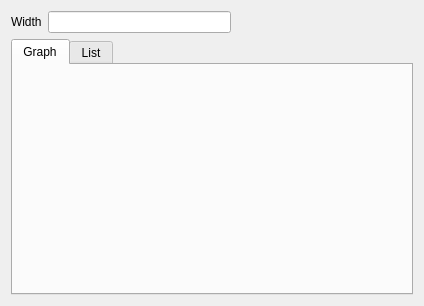
<?xml version="1.0" encoding="UTF-8"?>
<ui version="4.0">
 <class>WidthFramer</class>
 <widget class="QWidget" name="WidthFramer">
  <property name="geometry">
   <rect>
    <x>0</x>
    <y>0</y>
    <width>424</width>
    <height>306</height>
   </rect>
  </property>
  <property name="windowTitle">
   <string>Form</string>
  </property>
  <layout class="QVBoxLayout" name="verticalLayout">
   <item>
    <layout class="QHBoxLayout" name="horizontalLayout">
     <item>
      <widget class="QLabel" name="lb_width">
       <property name="text">
        <string>Width</string>
       </property>
      </widget>
     </item>
     <item>
      <widget class="QLineEdit" name="sb_width">
       <property name="styleSheet">
        <string notr="true">border-color: rgb(250, 0, 0);</string>
       </property>
      </widget>
     </item>
     <item>
      <spacer name="horizontalSpacer">
       <property name="orientation">
        <enum>Qt::Horizontal</enum>
       </property>
       <property name="sizeHint" stdset="0">
        <size>
         <width>40</width>
         <height>20</height>
        </size>
       </property>
      </spacer>
     </item>
    </layout>
   </item>
   <item>
    <widget class="QTabWidget" name="tabWidget">
     <property name="currentIndex">
      <number>0</number>
     </property>
     <widget class="QWidget" name="tab">
      <attribute name="title">
       <string>Graph</string>
      </attribute>
     </widget>
     <widget class="QWidget" name="tab_2">
      <attribute name="title">
       <string>List</string>
      </attribute>
      <layout class="QVBoxLayout" name="verticalLayout_2">
       <item>
        <layout class="QHBoxLayout" name="horizontalLayout_2">
         <item>
          <spacer name="horizontalSpacer_2">
           <property name="orientation">
            <enum>Qt::Horizontal</enum>
           </property>
           <property name="sizeHint" stdset="0">
            <size>
             <width>40</width>
             <height>20</height>
            </size>
           </property>
          </spacer>
         </item>
         <item>
          <widget class="QRadioButton" name="rb_all">
           <property name="text">
            <string>All</string>
           </property>
           <property name="checked">
            <bool>false</bool>
           </property>
          </widget>
         </item>
         <item>
          <widget class="QRadioButton" name="rb_top100">
           <property name="text">
            <string>Top 100</string>
           </property>
           <property name="checked">
            <bool>true</bool>
           </property>
          </widget>
         </item>
        </layout>
       </item>
       <item>
        <widget class="QListView" name="lv_correlations">
         <property name="alternatingRowColors">
          <bool>true</bool>
         </property>
        </widget>
       </item>
      </layout>
     </widget>
    </widget>
   </item>
  </layout>
 </widget>
 <resources/>
 <connections/>
</ui>
